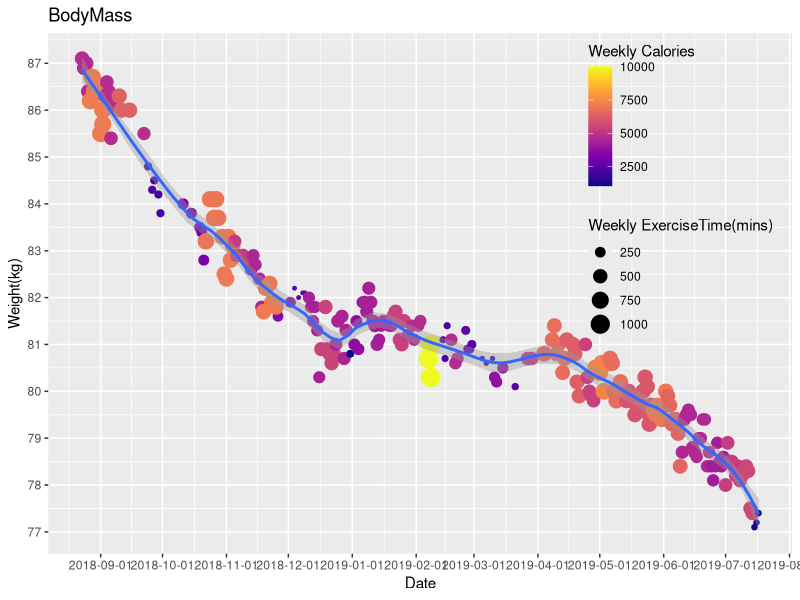

Source code (R):
## ---- chunk 1
library(readr)
library(ggplot2)
library(viridis)
myweight <- read_csv("myweight.csv", col_types = cols(Date = col_datetime(format = "%Y-%m-%d"), 
    ExerciseTimeLevel = col_factor(levels = c('0 ~ 250', '250 ~ 500', '500 ~ 750', '750 ~ 1000','1000 ~ 1250', '1250 ~ 1500', '1500 ~ 1750', '1750 ~ 2000'))))
## ---- chunk 2
(ggplot(myweight, aes(Date, Weight)) 
+ geom_point(aes(color=Calories, size=ExerciseTime)) 
+ geom_smooth(method='loess', span=0.2)
+ scale_color_viridis('Weekly Calories', option='plasma') 
+ scale_size(name='Weekly ExerciseTime(mins)') 
+ theme(legend.position = c(0.85, 0.7), legend.background = element_rect(fill=alpha('grey', 0))) + ylab('Weight(kg)') + labs(title='BodyMass') 
+ scale_y_continuous(breaks=seq(round(min(myweight$Weight), 0), round(max(myweight$Weight), 0) + 1, 1)) 
+ scale_x_datetime(date_breaks = 'month'))
